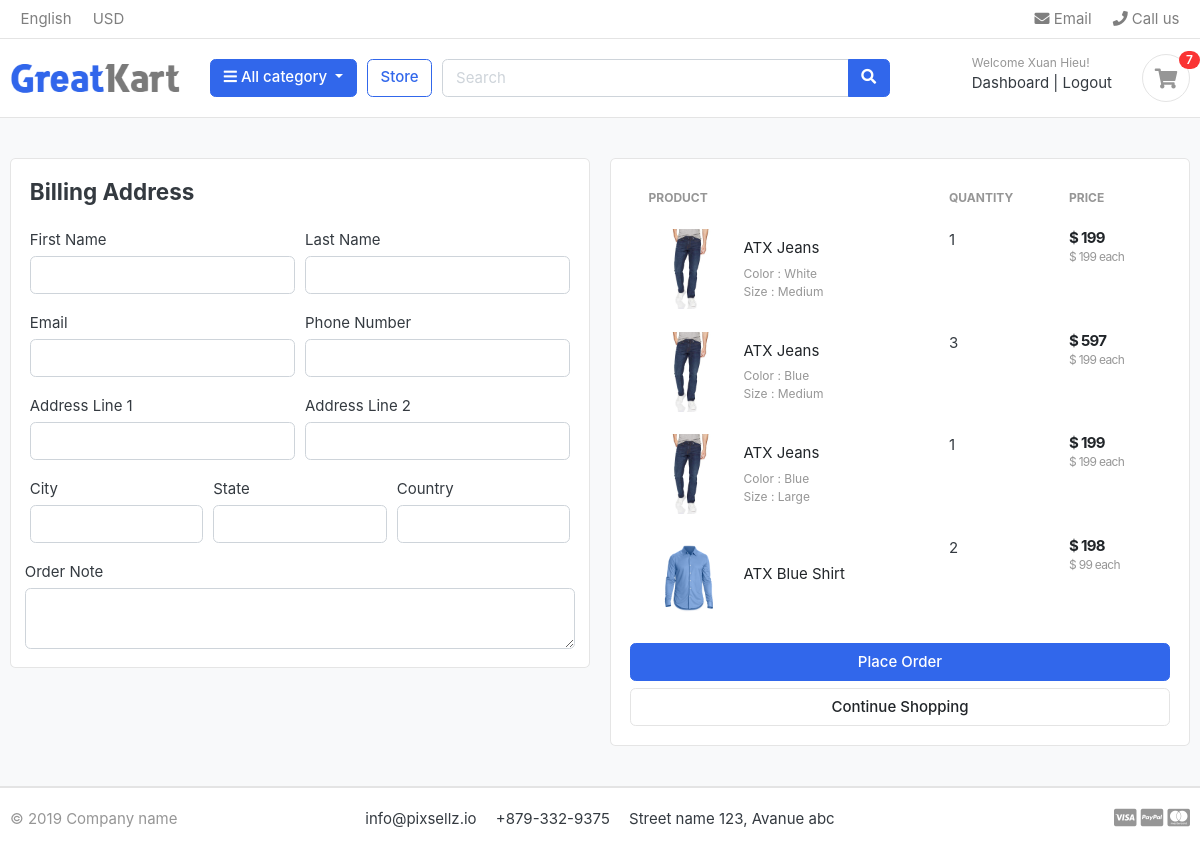
The app's page /cart/checkout/ (signed in), older data.
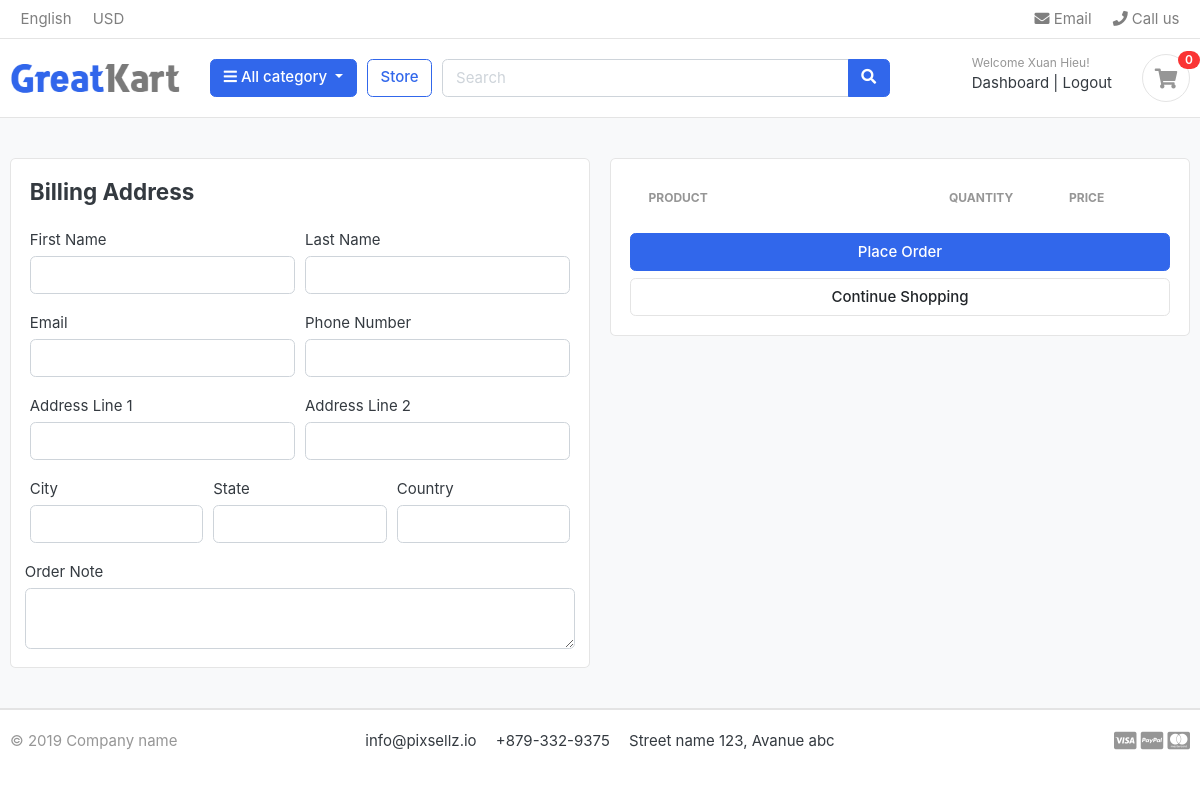
The same page, newer data.
### carts/models.py (models this page shows, shortened)
class CartItem(models.Model):
    product = models.ForeignKey(Product, on_delete=models.CASCADE)
    variations = models.ManyToManyField(Variation, blank=True)
    cart = models.ForeignKey(Cart, on_delete=models.CASCADE, null=True)
    quantity = models.IntegerField()
    is_active = models.BooleanField(default=True)
    user = models.ForeignKey(Account, on_delete=models.CASCADE, null=True)
    def sub_total(self):
        return self.quantity * self.product.price
    class Meta:
        verbose_name = "Cart Item"
        verbose_name_plural = "Cart Items"

### store/models.py (models this page shows, shortened)
class Product(models.Model):
    product_name = models.CharField(max_length=200, unique=True)
    slug = models.SlugField(unique=True)
    description = models.TextField(max_length=500, blank=True)
    price = models.IntegerField()
    image = models.ImageField(upload_to="photos/products")
    stock = models.IntegerField()
    is_available = models.BooleanField(default=True)
    category = models.ForeignKey(Category, on_delete=models.CASCADE)
    created_date = models.DateTimeField(auto_now_add=True)
    modified_date = models.DateTimeField(auto_now=True)
    def get_url(self):
        return reverse("product_detail", args=[self.category.slug, self.slug])

class Variation(models.Model):
    product = models.ForeignKey(
        Product, on_delete=models.CASCADE, related_name="variations"
    )
    variation_category = models.CharField(
        max_length=100, choices=variation_category_choice
    )
    variation_value = models.CharField(max_length=100)
    is_active = models.BooleanField(default=True)
    create_date = models.DateTimeField(auto_now_add=True)
    objects = VariationManager()

### carts/views.py (the view)
# urls.py: path("checkout/", views.checkout, name="checkout"),
@login_required(login_url="login")
def checkout(request, total=0, quantity=0, cart_items=None):
    tax = 0
    grand_total = 0
    try:
        cart_items = CartItem.objects.filter(user=request.user, is_active=True)
        for cart_item in cart_items:
            total += cart_item.product.price * cart_item.quantity
            quantity += cart_item.quantity
        tax = (2 * total) / 100
        grand_total = total + tax
    except ObjectDoesNotExist:
        pass  # just ignore
    context = {
        "total": total,
        "quantity": quantity,
        "cart_items": cart_items,
        "tax": tax,
        "grand_total": grand_total,
    }
    return render(request, "store/checkout.html", context)

### carts/context_processor.py (called while the page is built)
def counter(request):
    cart_count = 0
    if "admin" in request.path:
        return {}
    else:
        try:
            if request.user and request.user.is_authenticated:
                cart_items = CartItem.objects.filter(user=request.user, is_active=True)
            else:
                cart = Cart.objects.filter(cart_id=_cart_id(request))
                cart_items = CartItem.objects.filter(cart=cart[:1], is_active=True)
            for cart_item in cart_items:
                cart_count += cart_item.quantity
        except Cart.DoesNotExist:
            pass
    return dict(cart_count=cart_count)

### category/context_processor.py (called while the page is built)
def category_menu_links(request):
    links = Category.objects.all()
    return dict(category_links=links)

### category/models.py (called while the page is built)
    def get_url(self):
        return reverse("products_by_category", args=[self.slug])

### store/templates/store/checkout.html (shortened to what the changed rows need)
{% extends 'base.html' %}
{% load static %}
{% block content %}
<section class="section-content padding-y bg">
<div class="container">
<form action="{% url 'place_order' %}" method="POST">
<div class="row">
	<aside class="col-lg-6">
		<div class="card">
			<div class="card-body">
                <table class="table table-borderless table-shopping-cart">
                    <thead class="text-muted">
                    <tr class="small text-uppercase">
                    <th scope="col">Product</th>
                    <th scope="col" width="120">Quantity</th>
                    <th scope="col" width="120">Price</th>
                    </tr>
                    </thead>
                    <tbody>
                    {% for cart_item in cart_items %}
                    <tr>
                        <td>
                            <figure class="itemside align-items-center">
                                <div class="aside"><img src="{{ cart_item.product.image.url }}" class="img-sm"></div>
                                <figcaption class="info">
                                    <a href="{{ cart_item.product.get_url }}" class="title text-dark">{{ cart_item.product.product_name }}</a>
                                    {% if cart_item.variations.all %}
                                        {% for item in cart_item.variations.all  %}
                                            <p class="text-muted small">
                                                {{ item.variation_category|capfirst }} : {{ item.variation_value|capfirst }}
                                            </p>
                                        {% endfor %}
                                    {% endif %}
                                </figcaption>
                            </figure>
                        </td>
                        <td>
                            <label for="">{{ cart_item.quantity }}</label>
                        </td>
                        <td>
                            <div class="price-wrap">
                                <var class="price">$ {{ cart_item.sub_total }}</var>
                                <small class="text-muted"> $ {{ cart_item.product.price }} each </small>
                            </div>
                        </td>
                    </tr>
                    {% endfor %}
                    </tbody>
                </table>
			</div>
		</div>
	</aside>
</div>
</form>
</div>
</section>
{% endblock content %}

### templates/includes/navbar.html (shortened to what this page needs)
{% load static %}
<header class="section-header">
  <nav class="navbar p-md-0 navbar-expand-sm navbar-light border-bottom">
    <div class="container">
      <div class="collapse navbar-collapse" id="navbarTop4">
        <ul class="navbar-nav mr-auto">
          <li class="nav-item dropdown">
            <a href="#" class="nav-link"> English </a>
          </li>
          <li class="nav-item dropdown">
            <a href="#" class="nav-link"> USD </a>
          </li>
        </ul>
        <ul class="navbar-nav">
          <li>
            <a href="#" class="nav-link">
              <i class="fa fa-envelope"></i> Email
            </a>
          </li>
          <li>
            <a href="#" class="nav-link">
              <i class="fa fa-phone"></i> Call us
            </a>
          </li>
        </ul>
      </div>
    </div>
  </nav>
  <section class="header-main border-bottom">
    <div class="container">
      <div class="row align-items-center">
        <div class="col-lg-2 col-md-3 col-6">
          <a href="{% url 'home' %}" class="brand-wrap">
            <img class="logo" src="{%static 'images/logo.png'%}" />
          </a>
        </div>
        <div class="col-lg col-sm col-md col-6 flex-grow-0">
          <div class="category-wrap dropdown d-inline-block float-right">
            <button type="button" class="btn btn-primary dropdown-toggle" data-toggle="dropdown">
              <i class="fa fa-bars"></i> All category
            </button>
          </div>
        </div>
        <a href="{% url 'store' %}" class="btn btn-outline-primary">Store</a>
        <div class="col-lg col-md-6 col-sm-12 col">
          <form action="{% url 'search' %}" class="search" method="GET">
            <div class="input-group w-100">
              <input type="text" class="form-control" style="width: 60%" placeholder="Search" name="keyword"/>
              <div class="input-group-append">
                <button class="btn btn-primary" type="submit">
                  <i class="fa fa-search"></i>
                </button>
              </div>
            </div>
          </form>
        </div>
        <div class="col-lg-3 col-sm-6 col-8 order-2 order-lg-3">
          <div class="d-flex justify-content-end mb-3 mb-lg-0">
          {% if user.id is None %}
            <div class="widget-header">
              <small class="title text-muted">Welcome guest!</small>
              <div>
                <a href="{% url 'login' %}">Sign in</a>
                <span class="dark-transp"> | </span>
                <a href="{% url 'register' %}"> Register</a>
              </div>
            </div>
          {% else %}
            <div class="widget-header">
              <small class="title text-muted">Welcome {{ user.first_name }}!</small>
              <div>
                <a href="{% url 'dashboard' %}">Dashboard</a>
                <span class="dark-transp"> | </span>
                <a href="{% url 'logout' %}"> Logout</a>
              </div>
            </div>
          {% endif %}
            <a href="{% url 'cart' %}" class="widget-header pl-3 ml-3">
              <div class="icon icon-sm rounded-circle border">
                <i class="fa fa-shopping-cart"></i>
              </div>
              <span class="badge badge-pill badge-danger notify">{{ cart_count }}</span>
            </a>
          </div>
        </div>
      </div>
    </div>
  </section>
</header>

Row changes from the older to the newer data that the page shows:
removed CartItem: product.image (picture), product.product_name "ATX Jeans", quantity "1", sub_total "199", product.price "199"
no longer on this page (row unchanged): Variation: variation_category "Color", variation_value "White", shown under "ATX Jeans"
no longer on this page (row unchanged): Variation: variation_category "Size", variation_value "Medium"
removed CartItem: product.image (picture), product.product_name "ATX Jeans", quantity "3", sub_total "597", product.price "199"
no longer on this page (row unchanged): Variation: variation_category "Color", variation_value "Blue"
removed CartItem: product.image (picture), product.product_name "ATX Jeans", quantity "1", sub_total "199", product.price "199"
no longer on this page (row unchanged): Variation: variation_category "Size", variation_value "Large", shown under "ATX Jeans"
removed CartItem: product.image (picture), product.product_name "ATX Blue Shirt", quantity "2", sub_total "198", product.price "99"
Text that changed along with them:
{{ cart_count }}: "7" → "0"
